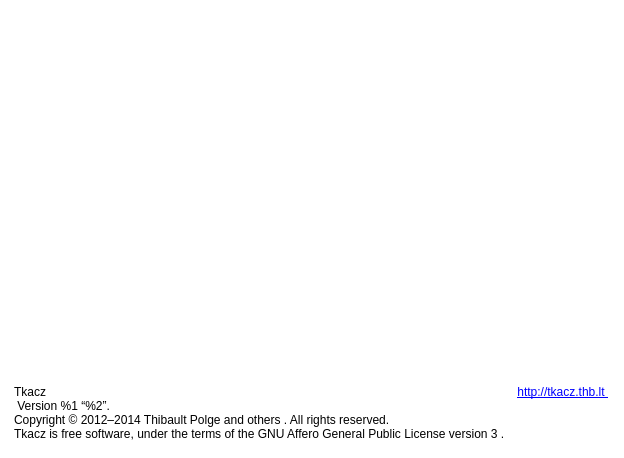
<?xml version="1.0" encoding="UTF-8"?>
<ui version="4.0">
 <class>AboutDialog</class>
 <widget class="QDialog" name="AboutDialog">
  <property name="windowModality">
   <enum>Qt::NonModal</enum>
  </property>
  <property name="geometry">
   <rect>
    <x>0</x>
    <y>0</y>
    <width>624</width>
    <height>458</height>
   </rect>
  </property>
  <property name="windowTitle">
   <string>About</string>
  </property>
  <property name="autoFillBackground">
   <bool>false</bool>
  </property>
  <property name="styleSheet">
   <string notr="true">QDialog{background: white; border-radius : 16px;}
QTextBrowser { background: rgba(255,255,255,192);}
QToolButton { border: none; background: #ddd; border-right : 1px solid rgba(0,0,0,32); padding : 0 12px;}</string>
  </property>
  <property name="modal">
   <bool>true</bool>
  </property>
  <layout class="QVBoxLayout" name="verticalLayout_3">
   <property name="spacing">
    <number>0</number>
   </property>
   <property name="leftMargin">
    <number>0</number>
   </property>
   <property name="topMargin">
    <number>0</number>
   </property>
   <property name="rightMargin">
    <number>0</number>
   </property>
   <property name="bottomMargin">
    <number>0</number>
   </property>
   <item>
    <widget class="QStackedWidget" name="pages">
     <property name="currentIndex">
      <number>0</number>
     </property>
     <widget class="QWidget" name="logoPage">
      <layout class="QVBoxLayout" name="_2">
       <property name="spacing">
        <number>-1</number>
       </property>
       <property name="sizeConstraint">
        <enum>QLayout::SetFixedSize</enum>
       </property>
       <item>
        <widget class="QLabel" name="label">
         <property name="sizePolicy">
          <sizepolicy hsizetype="Fixed" vsizetype="Fixed">
           <horstretch>0</horstretch>
           <verstretch>0</verstretch>
          </sizepolicy>
         </property>
         <property name="minimumSize">
          <size>
           <width>600</width>
           <height>370</height>
          </size>
         </property>
         <property name="maximumSize">
          <size>
           <width>600</width>
           <height>370</height>
          </size>
         </property>
         <property name="text">
          <string/>
         </property>
         <property name="pixmap">
          <pixmap resource="../build/common.qrc">:/tkacz/splash</pixmap>
         </property>
         <property name="alignment">
          <set>Qt::AlignCenter</set>
         </property>
        </widget>
       </item>
       <item>
        <layout class="QHBoxLayout" name="horizontalLayout" stretch="10,0">
         <property name="leftMargin">
          <number>5</number>
         </property>
         <property name="rightMargin">
          <number>1</number>
         </property>
         <property name="bottomMargin">
          <number>0</number>
         </property>
         <item>
          <widget class="QLabel" name="versionLabel">
           <property name="text">
            <string>&lt;html&gt;
&lt;p&gt;
&lt;span style=&quot;font-weight : bold;&quot;&gt; Tkacz &lt;/span&gt;&lt;br /&gt;
&lt;span style=&quot;font-size : small;&quot;&gt;Version %1 “%2”.&lt;br /&gt;
Copyright © 2012–2014 Thibault Polge &lt;a href=&quot;qrc:///tkacz/acknowledgements&quot;&gt;and others&lt;/a&gt;. All rights reserved.&lt;br/&gt;
Tkacz is free software, under the terms of the &lt;a href=&quot;qrc:///tkacz/license&quot;&gt;GNU Affero General Public License version 3&lt;/a&gt;.&lt;/html&gt;</string>
           </property>
           <property name="alignment">
            <set>Qt::AlignLeading|Qt::AlignLeft|Qt::AlignVCenter</set>
           </property>
           <property name="wordWrap">
            <bool>true</bool>
           </property>
          </widget>
         </item>
         <item>
          <widget class="QLabel" name="linkLabel">
           <property name="text">
            <string>&lt;a href=&quot;http://tkacz.thb.lt/&quot;&gt;http://tkacz.thb.lt	&lt;/a&gt;</string>
           </property>
           <property name="alignment">
            <set>Qt::AlignRight|Qt::AlignTop|Qt::AlignTrailing</set>
           </property>
          </widget>
         </item>
        </layout>
       </item>
      </layout>
     </widget>
     <widget class="QWidget" name="browserPage">
      <layout class="QVBoxLayout" name="verticalLayout">
       <property name="spacing">
        <number>0</number>
       </property>
       <property name="leftMargin">
        <number>0</number>
       </property>
       <property name="topMargin">
        <number>0</number>
       </property>
       <property name="rightMargin">
        <number>0</number>
       </property>
       <property name="bottomMargin">
        <number>0</number>
       </property>
       <item>
        <layout class="QHBoxLayout" name="horizontalLayout_3">
         <property name="spacing">
          <number>0</number>
         </property>
         <item>
          <widget class="QToolButton" name="backButton">
           <property name="sizePolicy">
            <sizepolicy hsizetype="Fixed" vsizetype="Expanding">
             <horstretch>0</horstretch>
             <verstretch>0</verstretch>
            </sizepolicy>
           </property>
           <property name="text">
            <string>◀</string>
           </property>
          </widget>
         </item>
         <item>
          <widget class="QTextBrowser" name="textBrowser">
           <property name="frameShape">
            <enum>QFrame::NoFrame</enum>
           </property>
           <property name="html">
            <string notr="true">&lt;!DOCTYPE HTML PUBLIC &quot;-//W3C//DTD HTML 4.0//EN&quot; &quot;http://www.w3.org/TR/REC-html40/strict.dtd&quot;&gt;
&lt;html&gt;&lt;head&gt;&lt;meta name=&quot;qrichtext&quot; content=&quot;1&quot; /&gt;&lt;style type=&quot;text/css&quot;&gt;
p, li { white-space: pre-wrap; }
&lt;/style&gt;&lt;/head&gt;&lt;body style=&quot; font-family:'.Helvetica Neue DeskInterface'; font-size:13pt; font-weight:400; font-style:normal;&quot;&gt;
&lt;p style=&quot; margin-top:0px; margin-bottom:0px; margin-left:0px; margin-right:0px; -qt-block-indent:0; text-indent:0px;&quot;&gt;&lt;span style=&quot; font-family:'.Lucida Grande UI';&quot;&gt;Tkacz dummy text&lt;/span&gt;&lt;/p&gt;&lt;/body&gt;&lt;/html&gt;</string>
           </property>
           <property name="openLinks">
            <bool>false</bool>
           </property>
          </widget>
         </item>
        </layout>
       </item>
      </layout>
     </widget>
    </widget>
   </item>
  </layout>
 </widget>
 <resources>
  <include location="../build/common.qrc"/>
  <include location="../build/common.qrc"/>
 </resources>
 <connections/>
</ui>
